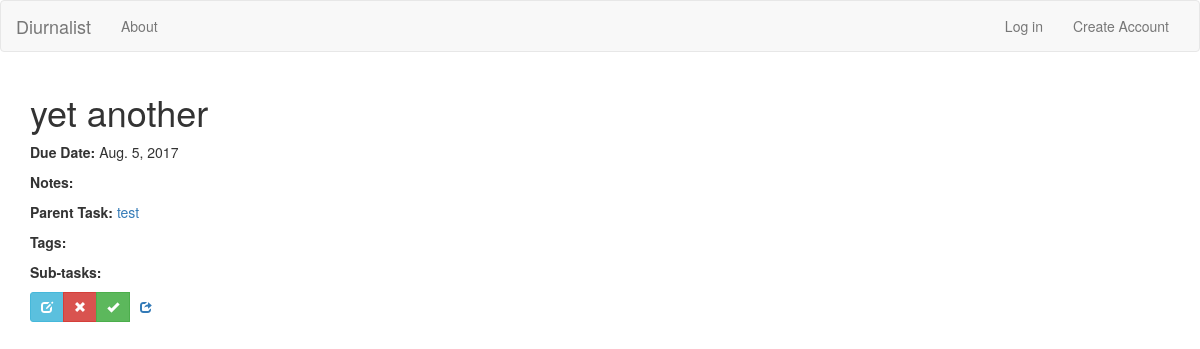
Page /tasks/task/7 on the committed database.
### tasks/models.py (models this page shows, shortened)
class Task(models.Model):
    HIGH_PRIORITY = 'H'
    MEDIUM_PRIORITY = 'M'
    LOW_PRIORITY = 'L'
    PRIORITY_LEVELS = (
        (HIGH_PRIORITY, 'High Priority'),
        (MEDIUM_PRIORITY, 'Medium Priority'),
        (LOW_PRIORITY, 'Low Priority'),
    )
    title = models.CharField(max_length=200, help_text="Enter a task name")
    due_date = models.DateField(help_text="Enter a due date")
    position = models.PositiveIntegerField()
    priority = models.CharField(max_length=1, choices=PRIORITY_LEVELS, default=MEDIUM_PRIORITY,
                                help_text="Enter a priority level")
    created_by = models.ForeignKey(settings.AUTH_USER_MODEL)
    created_at = models.DateTimeField(auto_now_add=True)
    updated_at = models.DateTimeField(auto_now=True)
    done = models.BooleanField(default=False)
    notes = models.TextField(null=True, blank=True, help_text="Enter task notes")
    context_tags = models.ManyToManyField('ContextTag', null=True, blank=True)
    parent_task = models.ForeignKey("self", null=True, blank=True)
    done_at = models.DateTimeField(null=True, blank=True)
    class Meta:
        ordering = ["priority", "parent_task__id", "position"]
    def get_subtasks(self):
        if not self.parent_task:
            return Task.objects.all().filter(parent_task=self)
        return None
    def get_absolute_url(self):
        return reverse('task-detail', args=[str(self.id)])
    def __str__(self):
        return self.title

### tasks/views.py (the view)
# urls.py: url(r'^task/(?P<pk>\d+)$', views.TaskDetailView.as_view(), name='task-detail'),
class TaskDetailView(generic.DetailView, LoginRequiredMixin, UserOwnershipMixin):
    model = Task

### tasks/templates/tasks/task_detail.html (shortened to what this page needs)
{% extends "base.html" %}
{% block content %}
    <div class="container">
        <h1>{{ task.title }}</h1>
        <p><strong>Due Date:</strong> {{ task.due_date }}</p>
        <p><strong>Notes:</strong> {{ task.notes }}</p>
        <p><strong>Parent Task:</strong>
            {% if task.parent_task %}
                <a href="{{ task.parent_task.get_absolute_url }}">{{ task.parent_task }}</a>
            {% else %}
                {{ task.parent_task }}
            {% endif %}
        </p>
        <p><strong>Tags:</strong>
        </p>
        <p><strong>Sub-tasks:</strong>
        {% include "tasks/task_action_buttons.html" with task=task %}
    </div>
{% endblock %}

### rows in the picture
Task: title "yet another", due_date "Aug. 5, 2017", parent_task "test"
